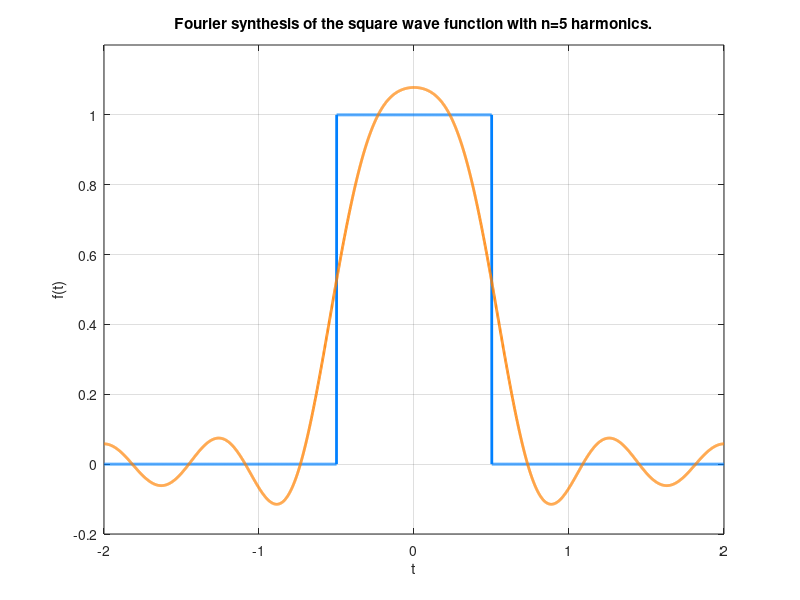

Reproduce this figure in MATLAB.
t = -1.999:0.001:2;                     % time
v = 0 * t;                              % creates a zero valued functions
vL = 0 * t; 

T = 1;
T0 = 4;

i = 1;  
for x=-2:0.001:2                        % creates the original signal
    if (x >= -T0-T/2) && (x <= -T0+T/2) || (x >= -T/2) && (x <= T/2) || (x >= T0-T/2) && (x <= T0+T/2)
        v(i) = 1;
    end
    i=i+1;
end

L=5;                                    % number of harmonics
for k=-L:1:L
    ck = (T/T0*sinc(k*T/T0));           % computes the k-th Fourier coefficient of the exponential form
    vk = ck*exp(2*pi*1i*k*t/T0);        % k-th term of the series
    vL = vL + vk;                       % adds the k-th term to f
end

eL = v - vL;
MSE = 0;
for i=1:1:4000
   MSE = MSE + abs(eL(i))^2*0.001; 
end
MSE/T0

Pv = 0;
for i=1:1:4000
   Pv = Pv + abs(v(i))^2*0.001; 
end
Pv = Pv/T0;
PvL = 0;
for i=1:1:4000
   PvL = PvL + abs(vL(i))^2*0.001; 
end
PvL = PvL/T0;
Pv - PvL

plot(t, v, 'Color', [0 0.5 1],'LineWidth', 2);
hold on;
plot(t, real(vL), 'Color', [1 0.5 0],'LineWidth', 2);
hold off
axis([-2 2 -0.2 1.2])
grid on;
xlabel('t');
ylabel('f(t)');
title(strcat('Fourier synthesis of the square wave function with n=', int2str(L), ' harmonics.' ));